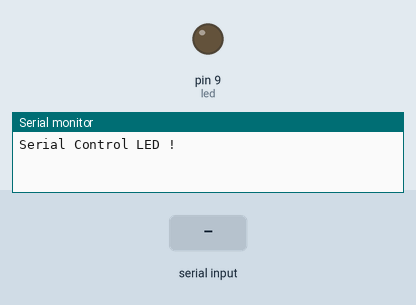
Simulated run of this sketch. Board: Arduino Uno, built with avr-gcc and run on an emulated ATmega328P. Parts: output pins drawn as LEDs (lit = HIGH), the last lines printed to the serial monitor. The test bench sets the inputs (shaded band).

Above: at 1.2 s.
1.3 s: "1" received over Serial
At 2.5 s:
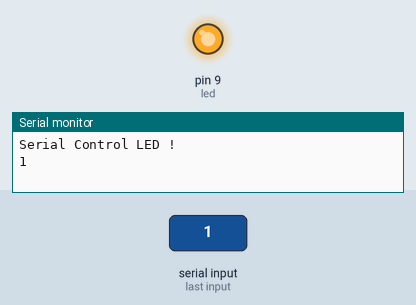
2.8 s: "0" received over Serial
At 3.7 s:
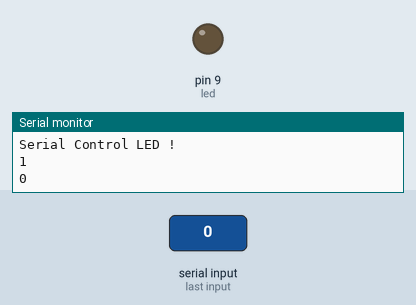
Timing chart, 0 to 5.8 s (numbered marks = the images above; inputs shaded):
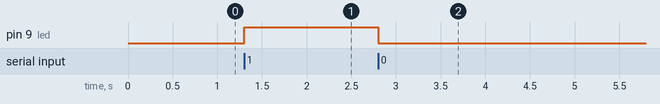

Measured:
- after the input at 1.3 s, pin 9 (led): LOW → HIGH at once
- after the input at 2.8 s, pin 9 (led): HIGH → LOW at once

The sketch:

Serial_Control_Led.ino
```cpp
#define led 9

void setup() {
  pinMode(led, OUTPUT);
  Serial.begin(9600);
  Serial.println("Serial Control LED !");

}

void loop() {
  if (Serial.available() > 0) {
    char data = Serial.read();
    Serial.println(data);
    switch (data) {
      case '1':
        digitalWrite(led, HIGH);
        break;
      case '0':
        digitalWrite(led, LOW);
        break;
    }
    //Serial.println(data, DEC);
  }
}
```
